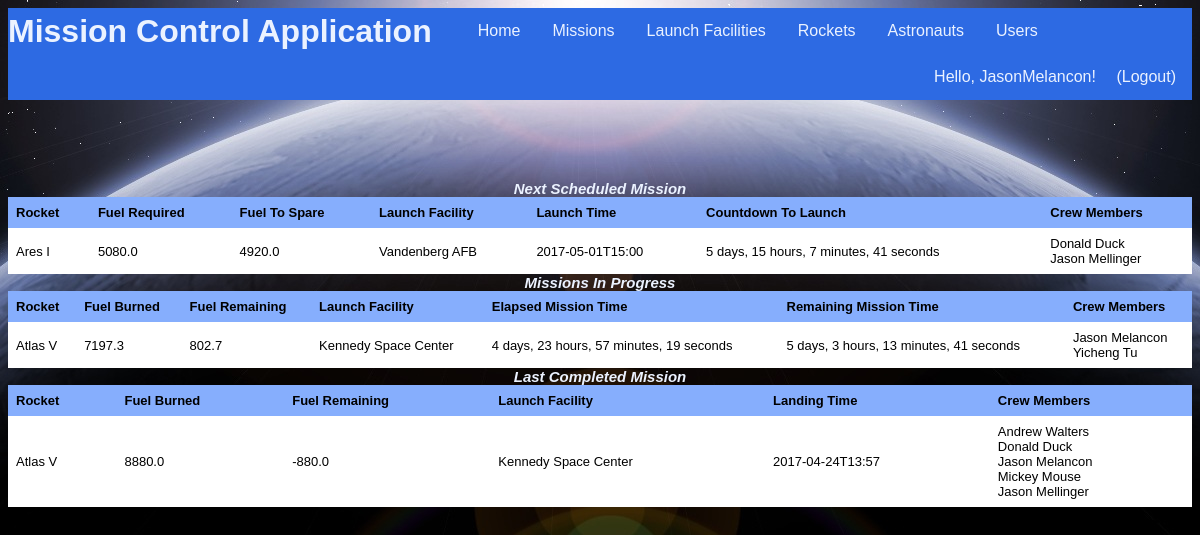
The page / (signed in) on the database its author committed.
### tables this page shows
CREATE TABLE "Users" (
	`uid`	INTEGER NOT NULL PRIMARY KEY AUTOINCREMENT,
	`firstName`	TEXT NOT NULL,
	`lastName`	TEXT NOT NULL,
	`username`	TEXT NOT NULL UNIQUE,
	`password`	TEXT NOT NULL,
	`regTime`	TEXT NOT NULL,
	`lastLoginTime`	TEXT,
	`pid`	INTEGER NOT NULL
);

CREATE TABLE "Mission" (
	`mid`	INTEGER NOT NULL PRIMARY KEY AUTOINCREMENT,
	`rid`	INTEGER NOT NULL,
	`fid`	INTEGER NOT NULL,
	`launchTime`	TEXT NOT NULL,
	`landTime`	TEXT NOT NULL
);

### app.py (the view)
@app.route("/")
def index():
    if not current_user.is_authenticated:
        return render_template("index.html")
    else:
        previousMissionRows = DBgetRealTimeMissionInfo("previous")
        currentMissionsRows = DBgetRealTimeMissionInfo("current")
        nextMissionRows = DBgetRealTimeMissionInfo("next")
        previousMissionHeaders=("Rocket", "Fuel Burned", "Fuel Remaining", "Launch Facility", "Landing Time", "Crew Members")
        currentMissionHeaders=("Rocket", "Fuel Burned", "Fuel Remaining", "Launch Facility", "Elapsed Mission Time", "Remaining Mission Time", "Crew Members")
        nextMissionHeaders=("Rocket", "Fuel Required", "Fuel To Spare", "Launch Facility", "Launch Time", "Countdown To Launch", "Crew Members")
        return render_template("index.html", pHeaders=previousMissionHeaders, pRows=previousMissionRows, cHeaders=currentMissionHeaders, cRows=currentMissionsRows, nHeaders=nextMissionHeaders, nRows=nextMissionRows)

### app.py (called while the page is built)
@login_manager.user_loader
def load_user(username):
    userRecord = DBgetUser(username)
    if userRecord:
        user = User(userRecord["username"], userRecord["password"], True)
        user.permission = userRecord["pid"]
        return user
    return None

def DBgetUser(username):
    conn = sqlite3.connect(dbPath)
    conn.row_factory = sqlite3.Row
    c = conn.cursor()
    c.execute("SELECT * from Users WHERE username = ?", (username,))
    userRecord = c.fetchone()
    conn.close()
    return userRecord

### templates/index.html (shortened to what this page needs)
{% extends "main_template.html" %}
{% from 'macros.html' import GenerateRealTimeInfo with context %}
{% block body %}
{% if not current_user.is_authenticated %}
    <div class="light-text">
        <h2>Welcome to Mission Control!</h2>
        <p/>
        Please login or sign up to use this system.
    </div>
{% else %}
    <section style="width: 100%">
        {{ GenerateRealTimeInfo('Next Scheduled Mission', nHeaders, nRows) }}
        {{ GenerateRealTimeInfo('Missions In Progress', cHeaders, cRows) }}
        {{ GenerateRealTimeInfo('Last Completed Mission', pHeaders, pRows) }}
    </section>
{% endif %}
{% endblock %}

### templates/main_template.html (shortened to what this page needs)
<!DOCTYPE html>
<html>
	<head>
		<link rel="stylesheet" type= "text/css" href="{{ url_for('static', filename='styles.css') }}">
	</head>
	<body>
		<header>
			<ul class="nav">
				<h1 class="nav">Mission Control Application</h1>
				<li class="nav"><a class="nav" href="{{ url_for('index') }}">Home</a></li>
				{% if current_user.is_authenticated %}
				<li class="nav"><a class="nav" href="{{ url_for('showMissions') }}">Missions</a></li>
				<li class="nav"><a class="nav" href="{{ url_for('showFacilities') }}">Launch Facilities</a></li>
				<li class="nav"><a class="nav" href="{{ url_for('showRockets') }}">Rockets</a></li>
				<li class="nav"><a class="nav" href="{{ url_for('showAstronauts') }}">Astronauts</a></li>
				<li class="nav"><a class="nav" href="{{ url_for('showUsers') }}">Users</a></li>
				{% endif %}
				<div class="user-greeting">
					{% if current_user.is_authenticated %}
  						Hello, {{ current_user.id }}!    <a class="nav" href="{{ url_for('showLogout') }}">(Logout)</a>
					{% else %}
						Hello, guest!    <a class="nav" href="{{ url_for('showLogin') }}">Login</a><a class="nav" href="{{ url_for('showSignup') }}">Sign Up</a>
					{% endif %}
				</div>
			</ul>
		</header>
		{% block body %}{% endblock %}
	</body>
</html>

### templates/macros.html (shortened to what this page needs)
{% macro GenerateRealTimeInfo(title, headers, rows) %}
	{% if rows %}
		<table>
			<caption>
				{{title}}
			</caption>
			<tr>
				{% for header in headers %}
				<th>{{header}}</th>
				{% endfor %}
			</tr>
			{% for row in rows %}
			<tr>
				{% for key in row.keys() %}
					{% if key == "launchTimeLive" %}
						<td>
							<span id="{{ row['mid'] }}launchTimeLive">
							</span>
						</td>
					{% elif key == "landTimeLive" %}
						<td>
							<span id="{{ row['mid'] }}landTimeLive">
							</span>
						</td>
					{% elif key == "fuelBurnRateLive" %}
						<td>
							<span id="{{ row['mid'] }}fuelBurnRateLive">
							</span>
						</td>
					{% elif key == "fuelTankSizeLive" %}
						<td>
							<span id="{{ row['mid'] }}fuelTankSizeLive">
							</span>
						</td>
					{% elif key == "countdownToLaunchLive" %}
						<td>
							<span id="{{ row['mid'] }}countdownToLaunchLive">
							</span>
						</td>
					{% elif loop.index0 > 0 %}
						<td>
							{{ row[key] | safe }}
						</td>
					{% endif %}
				{% endfor %}
			</tr>
			{% endfor %}
		</table>
	{% else %}
		No {{ title }}!
	{% endif %}
{% endmacro %}

### static/styles.css (style rules this page uses)
:root { --light-blue: #EBF2FF; --medium-blue: #86AEFD; --dark-blue: #2D6AE3; }
header { margin-bottom: 80px; }
ul.nav { list-style-type: none; text-align: center; display: block; margin: 0; padding: 0; overflow: hidden; background-color: var(--dark-blue); }
li.nav { float: left; }
a.nav { display: inline-block; color: var(--light-blue); text-align: center; padding: 14px 16px; text-decoration: none; font-family: "Trebuchet MS", Helvetica, sans-serif; }
h1.nav { float: left; margin: 0; padding: 5px 30px 0px 0px; font-family: "Trebuchet MS", Helvetica, sans-serif; color: var(--light-blue); vertical-align: bottom; }
.user-greeting { float: right; list-style-type: none; text-align: center; margin: 0; overflow: hidden; background-color: var(--dark-blue); text-align: center; vertical-align: center; text-decoration: none; font-family: "Trebuchet MS", Helvetica, sans-serif; color: var(--light-blue); }
table { border-collapse: collapse; width: 100%; table-layout: auto; }
th, td { text-align: left; padding: 8px; font: 13px Arial, Helvetica, sans-serif; }
caption { font: 13px Arial, Helvetica, sans-serif; font-weight: bold; font-style: italic; font-size: 15px; color: var(--light-blue); }
tr { background-color: var(--light-blue) }
tr:nth-child(even) { background-color: white }
th { background-color: var(--medium-blue); font-weight: bold; }

### rows shown on the page
Users: id "JasonMelancon"
Mission: row "Ares I" "5080.0" "4920.0" "Vandenberg AFB" "2017-05-01T15:00" "Donald Duck Jason Mellinger"
Mission: row "Atlas V" "Kennedy Space Center" "Jason Melancon Yicheng Tu"
Mission: row "Atlas V" "8880.0" "-880.0" "Kennedy Space Center" "2017-04-24T13:57" "Andrew Walters Donald Duck Jason Melancon Mickey Mouse Jason Mellinger"

### other values the page prints
{{ title }} "Next Scheduled Mission Missions In Progress Last Completed Mission"
{{ header }} "Rocket" "Fuel Required" "Fuel To Spare" "Launch Facility" "Launch Time" "Countdown To Launch" "Crew Members" "Rocket" "Fuel Burned" "Fuel Remaining" "Launch Facility" "Elapsed Mission Time" "Remaining Mission Time" "Crew Members" "Rocket" "Fuel Burned" "Fuel Remaining" "Launch Facility" "Landing Time" "Crew Members"
